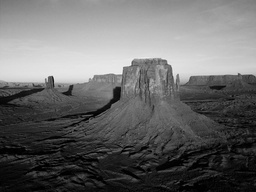
#> input picture session_13_2/image_black_and_white.jpg, 256 x 192 px, shrunk from 1024 x 768 before the run
$ python embossing.py
#> lines starting #> are read from the running program, lines starting #| are printed output that depends on the picture
from PIL import Image


def satiate(colors, brightness):
    rgb_result = [color + brightness for color in colors]

    for i in range(len(rgb_result)):
        if rgb_result[i] < 0:
            rgb_result[i] = 0

        if rgb_result[i] > 255:
            rgb_result[i] = 255

    return tuple(rgb_result)


matrix = [[0, 1, 0], [-1, 0, 1], [0, -1, 0]]
BRIGHTNESS = 128
size = len(matrix)
size_half = size // 2

input_image = Image.open('image_black_and_white.jpg')
#> input_image is the input picture: PIL image 256x192 RGB; min 0, max 248, mean 105.3
width, height = input_image.size
#> width = 256; height = 192
input_pixels = input_image.load()

output_image = input_image.copy()
output_pixels = output_image.load()

for x in range(size_half, width - size_half):
    for y in range(size_half, height - size_half):
        red = 0
        green = 0
        blue = 0

        for i in range(size):
            for j in range(size):
                pixel = input_pixels[x - size_half + i, y - size_half + j]
                red += pixel[0] * matrix[i][j]
                green += pixel[1] * matrix[i][j]
                blue += pixel[2] * matrix[i][j]

        output_pixels[x, y] = satiate((round(red), round(green), round(blue)), BRIGHTNESS)

output_image.crop((size_half, size_half, width - size_half, height - size_half)).save('output.jpg')
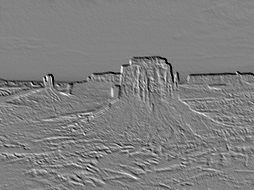
#> saved as output.jpg: PIL image 254x190 RGB; min 0, max 255, mean 126.8
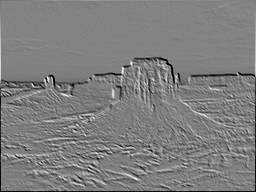
#> output_image: PIL image 256x192 RGB; min 0, max 255, mean 126
